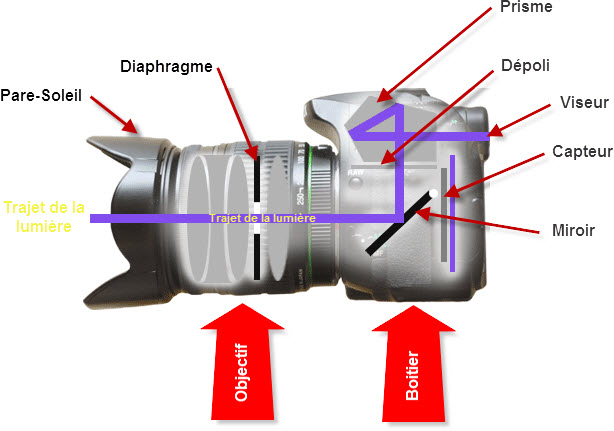
//> input picture Mission/SchemaDescriAppPhoto.jpg, 614 x 431 px, given in place of the camera
$ ./Compare2SrcDelBG 3   (built with g++ and OpenCV 4)
//> lines starting //> are read from the running program, lines starting //| are printed output that depends on the picture
#include "../../opencv/imgproc.hpp"
#include "../../opencv/highgui.hpp"
#include <iostream>
#include <cmath>

using namespace cv;
using namespace std;

int Calcul(unsigned char a, unsigned char b, unsigned char c, unsigned char d, unsigned char e, unsigned char f ){
        int A,B,C,D,E,F,r;
        A = (int) a ;
        B = (int) b ;
        C = (int) c ;
        D = (int) d ;
        E = (int) e ;
        F = (int) f ;
        r=abs((B-E)+(C-F));
        if ((A>3) && (A<14) && (B>40) && (B<190) && (C>100) && (C<250) && (A-D<10) && (B-E<10) && (C-F<10) ){
                return r;
        } else {
                r=0;
        }
}

int main(int argc, char **argv){
        int renew=0;
        unsigned char R,G,B,H1,S1,V1,H,S,V,Res,Bes,Ges;
        VideoCapture cap(atoi(argv[1]));
        Mat webcam, whsv(480,640,CV_8UC3), reference,rhsv(480,640,CV_8UC3), resultat(480,640,CV_8UC3), ero,dil;
        cap>>reference;
//> reference is the input picture: 431 rows x 614 cols, CV_8UC3; mean B, G, R 212, 209.8, 224.5
        cvtColor(reference,rhsv,COLOR_BGR2HSV);// Passage HSV
//> rhsv: 431 rows x 614 cols, CV_8UC3; mean H, S, V 18.7, 22.5, 227.1

        while(true){
                while(renew==2){
                        cap>>reference;
                        GaussianBlur(reference,reference,Size(5,5),0,0);
                        GaussianBlur(reference,reference,Size(5,5),0,0);
                        GaussianBlur(reference,reference,Size(5,5),0,0);
                        erode(reference,reference,Mat(),Point(1,1),2,1);
                        cvtColor(reference,rhsv,COLOR_BGR2HSV);// Passage HSV
                        renew=0;
                }
                cap>>webcam;
                GaussianBlur(webcam,webcam,Size(5,5),0,0);
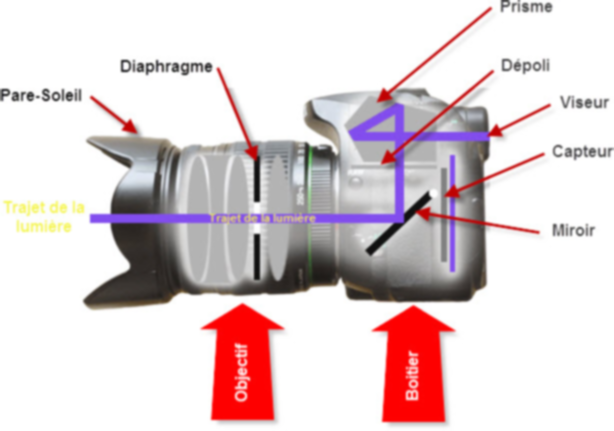
//> webcam: 431 rows x 614 cols, CV_8UC3; mean B, G, R 212, 209.8, 224.5
                GaussianBlur(webcam,webcam,Size(5,5),0,0);
                GaussianBlur(webcam,webcam,Size(5,5),0,0);
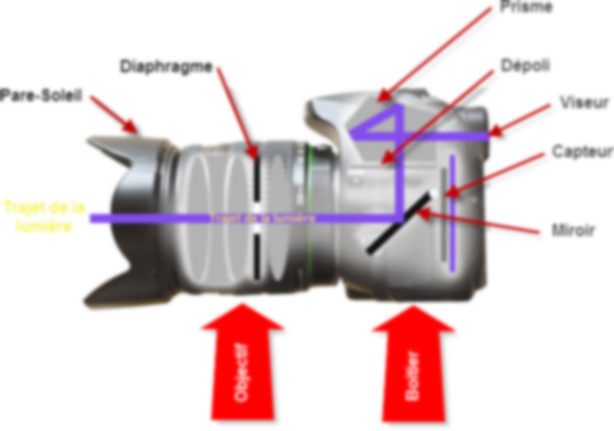
//> webcam: 431 rows x 614 cols, CV_8UC3; mean B, G, R 212, 209.8, 224.5
                cvtColor(webcam,whsv,COLOR_BGR2HSV); // Passage HSV
//> whsv: 431 rows x 614 cols, CV_8UC3; mean H, S, V 16.8, 21.2, 226.7
                if(!cap.isOpened()){cout << "Error opening video stream or file" << endl;return -1;}
                for(int i=0;i<480; i++){// Rows
                        Vec3b *ptr = webcam.ptr<Vec3b>(i) ; // WebCam
                        Vec3b *ptrwhsv = whsv.ptr<Vec3b>(i) ; // Webcam HSV
                        Vec3b *ptrrhsv = rhsv.ptr<Vec3b>(i) ; // Reference HSV
                        Vec3b *ptres = resultat.ptr<Vec3b>(i) ; // Resultat
                        for(int j=0;j<640;j++){ // Cols
                               H=ptrwhsv[j](0); // h webcam
                               S=ptrwhsv[j](1); // s webcam
                               V=ptrwhsv[j](2); // v webcam
                              H1=ptrrhsv[j](0); // H reference
                              S1=ptrrhsv[j](1); // S reference
                              V1=ptrrhsv[j](2); // V reference
                               int A= Calcul(H,S,V,H1,S1,V1);
                               if( A>1) {
                                       ptres[j](0)=ptr[j](0);
                                       ptres[j](1)=ptr[j](1);
                                       ptres[j](2)=ptr[j](2);
                               }else{ // Sinon pixel -> Noir
                                       ptres[j](0)=0;
                                       ptres[j](1)=0;
                                       ptres[j](2)=0;
                               }
                        }
                }
//> after the loop, H = 0; S = 0; V = 0; H1 = 0; S1 = 0; V1 = 0
                imshow("Reference", reference);
                imshow("Resultat", resultat);
                if(waitKey(30)>=0){break;}
//> the Esc key is pressed
                renew++;
        }
        cap.release();
        return 0;
}
